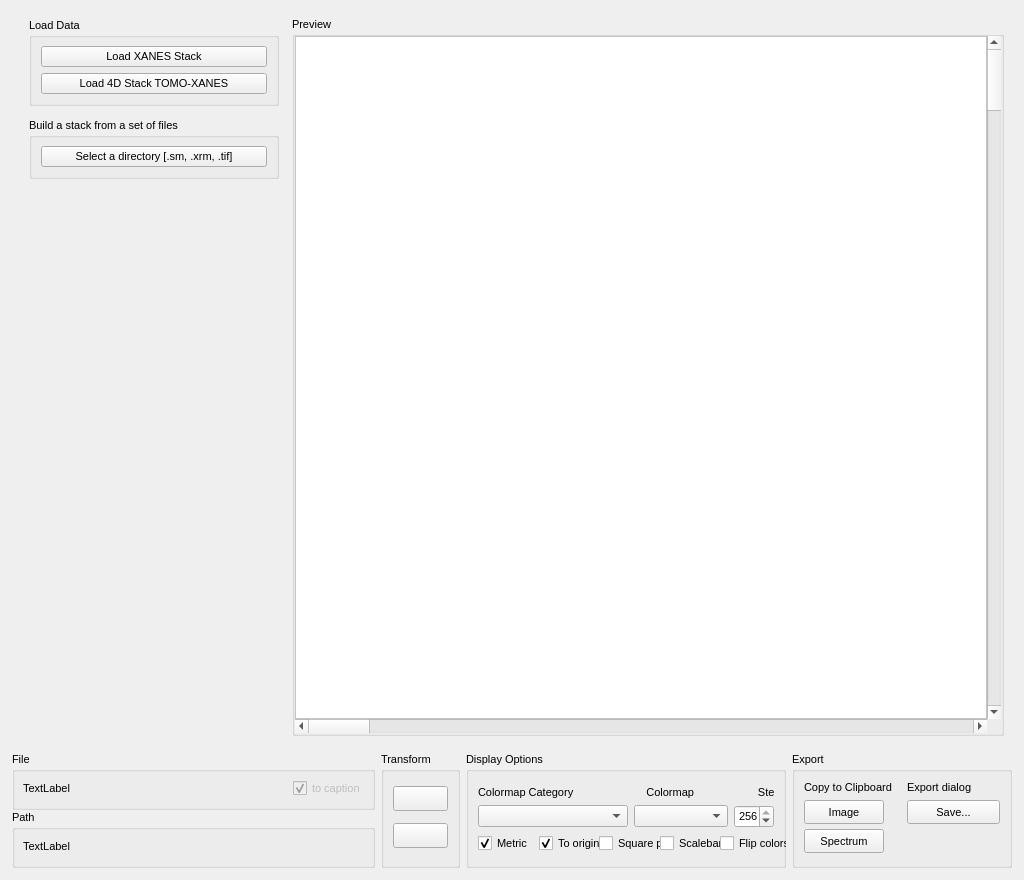
<?xml version="1.0" encoding="UTF-8"?>
<ui version="4.0">
 <class>Form</class>
 <widget class="QWidget" name="Form">
  <property name="geometry">
   <rect>
    <x>0</x>
    <y>0</y>
    <width>1024</width>
    <height>880</height>
   </rect>
  </property>
  <property name="sizePolicy">
   <sizepolicy hsizetype="Maximum" vsizetype="Maximum">
    <horstretch>0</horstretch>
    <verstretch>0</verstretch>
   </sizepolicy>
  </property>
  <property name="windowTitle">
   <string>Form</string>
  </property>
  <layout class="QVBoxLayout" name="verticalLayout">
   <item>
    <widget class="QFrame" name="frame">
     <property name="sizePolicy">
      <sizepolicy hsizetype="Preferred" vsizetype="MinimumExpanding">
       <horstretch>0</horstretch>
       <verstretch>0</verstretch>
      </sizepolicy>
     </property>
     <layout class="QHBoxLayout" name="horizontalLayout">
      <property name="spacing">
       <number>12</number>
      </property>
      <property name="topMargin">
       <number>6</number>
      </property>
      <item>
       <widget class="QFrame" name="verticalFrame">
        <property name="sizePolicy">
         <sizepolicy hsizetype="Maximum" vsizetype="Preferred">
          <horstretch>0</horstretch>
          <verstretch>0</verstretch>
         </sizepolicy>
        </property>
        <property name="minimumSize">
         <size>
          <width>260</width>
          <height>0</height>
         </size>
        </property>
        <property name="font">
         <font>
          <family>Ubuntu</family>
          <pointsize>8</pointsize>
         </font>
        </property>
        <layout class="QVBoxLayout" name="verticalLayout_2">
         <property name="spacing">
          <number>12</number>
         </property>
         <property name="sizeConstraint">
          <enum>QLayout::SetDefaultConstraint</enum>
         </property>
         <property name="topMargin">
          <number>1</number>
         </property>
         <property name="rightMargin">
          <number>1</number>
         </property>
         <property name="bottomMargin">
          <number>1</number>
         </property>
         <item>
          <widget class="QGroupBox" name="groupBox">
           <property name="minimumSize">
            <size>
             <width>250</width>
             <height>0</height>
            </size>
           </property>
           <property name="maximumSize">
            <size>
             <width>250</width>
             <height>16777215</height>
            </size>
           </property>
           <property name="font">
            <font>
             <family>Ubuntu</family>
             <pointsize>8</pointsize>
            </font>
           </property>
           <property name="title">
            <string>Load Data</string>
           </property>
           <layout class="QVBoxLayout" name="verticalLayout_5">
            <property name="sizeConstraint">
             <enum>QLayout::SetMinimumSize</enum>
            </property>
            <item>
             <widget class="QPushButton" name="button_multiload">
              <property name="font">
               <font>
                <family>Ubuntu</family>
                <pointsize>8</pointsize>
               </font>
              </property>
              <property name="text">
               <string>Load XANES Stack</string>
              </property>
             </widget>
            </item>
            <item>
             <widget class="QPushButton" name="button_4d">
              <property name="font">
               <font>
                <family>Ubuntu</family>
                <pointsize>8</pointsize>
               </font>
              </property>
              <property name="text">
               <string>Load 4D Stack TOMO-XANES</string>
              </property>
             </widget>
            </item>
           </layout>
          </widget>
         </item>
         <item>
          <widget class="QGroupBox" name="groupBox_3">
           <property name="minimumSize">
            <size>
             <width>250</width>
             <height>0</height>
            </size>
           </property>
           <property name="maximumSize">
            <size>
             <width>250</width>
             <height>16777215</height>
            </size>
           </property>
           <property name="font">
            <font>
             <family>Ubuntu</family>
             <pointsize>8</pointsize>
            </font>
           </property>
           <property name="title">
            <string>Build a stack from a set of files</string>
           </property>
           <layout class="QVBoxLayout" name="verticalLayout_6">
            <property name="sizeConstraint">
             <enum>QLayout::SetMinimumSize</enum>
            </property>
            <item>
             <widget class="QPushButton" name="button_sm">
              <property name="sizePolicy">
               <sizepolicy hsizetype="Minimum" vsizetype="Maximum">
                <horstretch>0</horstretch>
                <verstretch>0</verstretch>
               </sizepolicy>
              </property>
              <property name="font">
               <font>
                <family>Ubuntu</family>
                <pointsize>8</pointsize>
               </font>
              </property>
              <property name="text">
               <string>Select a directory [.sm, .xrm, .tif]</string>
              </property>
             </widget>
            </item>
           </layout>
          </widget>
         </item>
         <item>
          <spacer name="verticalSpacer">
           <property name="font">
            <font>
             <family>Ubuntu</family>
             <pointsize>8</pointsize>
            </font>
           </property>
           <property name="orientation">
            <enum>Qt::Vertical</enum>
           </property>
           <property name="sizeHint" stdset="0">
            <size>
             <width>20</width>
             <height>40</height>
            </size>
           </property>
          </spacer>
         </item>
        </layout>
       </widget>
      </item>
      <item>
       <widget class="QGroupBox" name="tc_imageeng">
        <property name="sizePolicy">
         <sizepolicy hsizetype="MinimumExpanding" vsizetype="MinimumExpanding">
          <horstretch>0</horstretch>
          <verstretch>0</verstretch>
         </sizepolicy>
        </property>
        <property name="font">
         <font>
          <family>Ubuntu</family>
          <pointsize>8</pointsize>
         </font>
        </property>
        <property name="title">
         <string>Preview</string>
        </property>
        <layout class="QHBoxLayout" name="horizontalLayout_3">
         <property name="spacing">
          <number>0</number>
         </property>
         <property name="leftMargin">
          <number>0</number>
         </property>
         <property name="topMargin">
          <number>0</number>
         </property>
         <property name="rightMargin">
          <number>0</number>
         </property>
         <property name="bottomMargin">
          <number>0</number>
         </property>
         <item>
          <layout class="QGridLayout" name="gridLayout_2" columnstretch="0,0" columnminimumwidth="0,0">
           <property name="sizeConstraint">
            <enum>QLayout::SetDefaultConstraint</enum>
           </property>
           <property name="leftMargin">
            <number>0</number>
           </property>
           <property name="rightMargin">
            <number>0</number>
           </property>
           <property name="spacing">
            <number>0</number>
           </property>
           <item row="0" column="0">
            <widget class="GraphicsLayoutWidget" name="canvas">
             <property name="sizePolicy">
              <sizepolicy hsizetype="Expanding" vsizetype="Expanding">
               <horstretch>0</horstretch>
               <verstretch>0</verstretch>
              </sizepolicy>
             </property>
             <property name="font">
              <font>
               <family>Ubuntu</family>
               <pointsize>8</pointsize>
              </font>
             </property>
             <property name="styleSheet">
              <string notr="true">background: white</string>
             </property>
            </widget>
           </item>
           <item row="0" column="1">
            <widget class="QScrollBar" name="slider_eng">
             <property name="sizePolicy">
              <sizepolicy hsizetype="Fixed" vsizetype="Minimum">
               <horstretch>0</horstretch>
               <verstretch>0</verstretch>
              </sizepolicy>
             </property>
             <property name="minimumSize">
              <size>
               <width>0</width>
               <height>0</height>
              </size>
             </property>
             <property name="baseSize">
              <size>
               <width>0</width>
               <height>0</height>
              </size>
             </property>
             <property name="font">
              <font>
               <family>Ubuntu</family>
               <pointsize>8</pointsize>
               <kerning>false</kerning>
              </font>
             </property>
             <property name="orientation">
              <enum>Qt::Vertical</enum>
             </property>
             <property name="invertedAppearance">
              <bool>false</bool>
             </property>
            </widget>
           </item>
           <item row="1" column="0">
            <widget class="QScrollBar" name="slider_theta">
             <property name="font">
              <font>
               <family>Ubuntu</family>
               <pointsize>8</pointsize>
              </font>
             </property>
             <property name="orientation">
              <enum>Qt::Horizontal</enum>
             </property>
            </widget>
           </item>
          </layout>
         </item>
        </layout>
       </widget>
      </item>
     </layout>
    </widget>
   </item>
   <item>
    <widget class="QFrame" name="frame">
     <property name="sizePolicy">
      <sizepolicy hsizetype="Preferred" vsizetype="Maximum">
       <horstretch>0</horstretch>
       <verstretch>0</verstretch>
      </sizepolicy>
     </property>
     <layout class="QHBoxLayout" name="horizontalLayout_5">
      <property name="spacing">
       <number>6</number>
      </property>
      <property name="leftMargin">
       <number>1</number>
      </property>
      <property name="topMargin">
       <number>1</number>
      </property>
      <property name="rightMargin">
       <number>1</number>
      </property>
      <property name="bottomMargin">
       <number>1</number>
      </property>
      <item>
       <layout class="QVBoxLayout" name="verticalLayout_4">
        <property name="spacing">
         <number>0</number>
        </property>
        <property name="sizeConstraint">
         <enum>QLayout::SetDefaultConstraint</enum>
        </property>
        <property name="topMargin">
         <number>0</number>
        </property>
        <property name="rightMargin">
         <number>0</number>
        </property>
        <item>
         <widget class="QGroupBox" name="groupBox_5">
          <property name="sizePolicy">
           <sizepolicy hsizetype="MinimumExpanding" vsizetype="Maximum">
            <horstretch>0</horstretch>
            <verstretch>0</verstretch>
           </sizepolicy>
          </property>
          <property name="maximumSize">
           <size>
            <width>16777215</width>
            <height>70</height>
           </size>
          </property>
          <property name="font">
           <font>
            <family>Ubuntu</family>
            <pointsize>8</pointsize>
           </font>
          </property>
          <property name="title">
           <string>File</string>
          </property>
          <layout class="QVBoxLayout" name="verticalLayout_8">
           <property name="spacing">
            <number>0</number>
           </property>
           <property name="leftMargin">
            <number>8</number>
           </property>
           <property name="topMargin">
            <number>0</number>
           </property>
           <property name="rightMargin">
            <number>6</number>
           </property>
           <property name="bottomMargin">
            <number>0</number>
           </property>
           <item>
            <layout class="QHBoxLayout" name="horizontalLayout_7">
             <property name="spacing">
              <number>0</number>
             </property>
             <item>
              <widget class="QLabel" name="tc_file">
               <property name="font">
                <font>
                 <family>Ubuntu</family>
                 <pointsize>8</pointsize>
                </font>
               </property>
               <property name="cursor">
                <cursorShape>IBeamCursor</cursorShape>
               </property>
               <property name="text">
                <string>TextLabel</string>
               </property>
               <property name="textInteractionFlags">
                <set>Qt::TextSelectableByKeyboard|Qt::TextSelectableByMouse</set>
               </property>
              </widget>
             </item>
             <item>
              <spacer name="horizontalSpacer">
               <property name="orientation">
                <enum>Qt::Horizontal</enum>
               </property>
               <property name="sizeHint" stdset="0">
                <size>
                 <width>40</width>
                 <height>20</height>
                </size>
               </property>
              </spacer>
             </item>
             <item>
              <widget class="QCheckBox" name="FnOverlayCheckBox">
               <property name="enabled">
                <bool>false</bool>
               </property>
               <property name="text">
                <string>to caption</string>
               </property>
               <property name="checked">
                <bool>true</bool>
               </property>
              </widget>
             </item>
            </layout>
           </item>
          </layout>
         </widget>
        </item>
        <item>
         <widget class="QGroupBox" name="groupBox_4">
          <property name="sizePolicy">
           <sizepolicy hsizetype="MinimumExpanding" vsizetype="Maximum">
            <horstretch>0</horstretch>
            <verstretch>0</verstretch>
           </sizepolicy>
          </property>
          <property name="maximumSize">
           <size>
            <width>16777215</width>
            <height>70</height>
           </size>
          </property>
          <property name="font">
           <font>
            <family>Ubuntu</family>
            <pointsize>8</pointsize>
           </font>
          </property>
          <property name="title">
           <string>Path</string>
          </property>
          <layout class="QVBoxLayout" name="verticalLayout_9">
           <property name="spacing">
            <number>0</number>
           </property>
           <property name="leftMargin">
            <number>8</number>
           </property>
           <property name="topMargin">
            <number>0</number>
           </property>
           <property name="rightMargin">
            <number>6</number>
           </property>
           <property name="bottomMargin">
            <number>0</number>
           </property>
           <item>
            <widget class="QLabel" name="tc_path">
             <property name="enabled">
              <bool>true</bool>
             </property>
             <property name="minimumSize">
              <size>
               <width>0</width>
               <height>25</height>
              </size>
             </property>
             <property name="font">
              <font>
               <family>Ubuntu</family>
               <pointsize>8</pointsize>
              </font>
             </property>
             <property name="cursor">
              <cursorShape>IBeamCursor</cursorShape>
             </property>
             <property name="text">
              <string>TextLabel</string>
             </property>
             <property name="textInteractionFlags">
              <set>Qt::TextSelectableByKeyboard|Qt::TextSelectableByMouse</set>
             </property>
            </widget>
           </item>
          </layout>
         </widget>
        </item>
       </layout>
      </item>
      <item>
       <widget class="QGroupBox" name="groupBox_6">
        <property name="sizePolicy">
         <sizepolicy hsizetype="Maximum" vsizetype="Preferred">
          <horstretch>0</horstretch>
          <verstretch>0</verstretch>
         </sizepolicy>
        </property>
        <property name="maximumSize">
         <size>
          <width>16777215</width>
          <height>150</height>
         </size>
        </property>
        <property name="font">
         <font>
          <family>Ubuntu</family>
          <pointsize>8</pointsize>
         </font>
        </property>
        <property name="title">
         <string>Transform</string>
        </property>
        <layout class="QVBoxLayout" name="verticalLayout_7">
         <item>
          <widget class="QPushButton" name="pb_rotate">
           <property name="sizePolicy">
            <sizepolicy hsizetype="Minimum" vsizetype="Fixed">
             <horstretch>0</horstretch>
             <verstretch>0</verstretch>
            </sizepolicy>
           </property>
           <property name="maximumSize">
            <size>
             <width>60</width>
             <height>25</height>
            </size>
           </property>
           <property name="layoutDirection">
            <enum>Qt::LeftToRight</enum>
           </property>
           <property name="text">
            <string/>
           </property>
           <property name="icon">
            <iconset>
             <normaloff>images/rotate.png</normaloff>images/rotate.png</iconset>
           </property>
           <property name="iconSize">
            <size>
             <width>16</width>
             <height>16</height>
            </size>
           </property>
          </widget>
         </item>
         <item>
          <widget class="QPushButton" name="pb_mirror">
           <property name="maximumSize">
            <size>
             <width>60</width>
             <height>25</height>
            </size>
           </property>
           <property name="autoFillBackground">
            <bool>false</bool>
           </property>
           <property name="text">
            <string/>
           </property>
           <property name="icon">
            <iconset>
             <normaloff>images/mirror.png</normaloff>images/mirror.png</iconset>
           </property>
           <property name="iconSize">
            <size>
             <width>16</width>
             <height>16</height>
            </size>
           </property>
          </widget>
         </item>
        </layout>
       </widget>
      </item>
      <item>
       <widget class="QGroupBox" name="DisplayOptions">
        <property name="sizePolicy">
         <sizepolicy hsizetype="MinimumExpanding" vsizetype="Preferred">
          <horstretch>0</horstretch>
          <verstretch>0</verstretch>
         </sizepolicy>
        </property>
        <property name="minimumSize">
         <size>
          <width>320</width>
          <height>116</height>
         </size>
        </property>
        <property name="maximumSize">
         <size>
          <width>320</width>
          <height>116</height>
         </size>
        </property>
        <property name="font">
         <font>
          <family>Ubuntu</family>
          <pointsize>8</pointsize>
         </font>
        </property>
        <property name="title">
         <string>Display Options</string>
        </property>
        <layout class="QHBoxLayout" name="horizontalLayout_2">
         <property name="topMargin">
          <number>9</number>
         </property>
         <property name="rightMargin">
          <number>9</number>
         </property>
         <property name="bottomMargin">
          <number>9</number>
         </property>
         <item>
          <layout class="QVBoxLayout" name="verticalLayout_3">
           <property name="spacing">
            <number>0</number>
           </property>
           <property name="bottomMargin">
            <number>0</number>
           </property>
           <item>
            <widget class="QLabel" name="label">
             <property name="sizePolicy">
              <sizepolicy hsizetype="Preferred" vsizetype="Preferred">
               <horstretch>0</horstretch>
               <verstretch>0</verstretch>
              </sizepolicy>
             </property>
             <property name="minimumSize">
              <size>
               <width>0</width>
               <height>23</height>
              </size>
             </property>
             <property name="maximumSize">
              <size>
               <width>16777215</width>
               <height>23</height>
              </size>
             </property>
             <property name="font">
              <font>
               <family>Ubuntu</family>
               <pointsize>8</pointsize>
              </font>
             </property>
             <property name="text">
              <string>Colormap Category                        Colormap                     Steps</string>
             </property>
            </widget>
           </item>
           <item>
            <layout class="QHBoxLayout" name="horizontalLayout_4">
             <property name="spacing">
              <number>6</number>
             </property>
             <item>
              <widget class="QComboBox" name="CMCatBox">
               <property name="sizePolicy">
                <sizepolicy hsizetype="Preferred" vsizetype="Fixed">
                 <horstretch>0</horstretch>
                 <verstretch>0</verstretch>
                </sizepolicy>
               </property>
               <property name="minimumSize">
                <size>
                 <width>150</width>
                 <height>0</height>
                </size>
               </property>
               <property name="maximumSize">
                <size>
                 <width>150</width>
                 <height>16777215</height>
                </size>
               </property>
               <property name="font">
                <font>
                 <family>Ubuntu</family>
                 <pointsize>8</pointsize>
                </font>
               </property>
              </widget>
             </item>
             <item>
              <widget class="QComboBox" name="CMMapBox">
               <property name="font">
                <font>
                 <family>Ubuntu</family>
                 <pointsize>8</pointsize>
                </font>
               </property>
              </widget>
             </item>
             <item>
              <widget class="QSpinBox" name="StepSpin">
               <property name="maximumSize">
                <size>
                 <width>40</width>
                 <height>16777215</height>
                </size>
               </property>
               <property name="font">
                <font>
                 <family>Ubuntu</family>
                 <pointsize>8</pointsize>
                </font>
               </property>
               <property name="minimum">
                <number>2</number>
               </property>
               <property name="maximum">
                <number>256</number>
               </property>
               <property name="value">
                <number>256</number>
               </property>
               <property name="displayIntegerBase">
                <number>10</number>
               </property>
              </widget>
             </item>
            </layout>
           </item>
           <item>
            <layout class="QHBoxLayout" name="horizontalLayout_6" stretch="0,0,0,0,0,0">
             <property name="spacing">
              <number>6</number>
             </property>
             <property name="topMargin">
              <number>5</number>
             </property>
             <item>
              <widget class="QCheckBox" name="MetricCheckBox">
               <property name="minimumSize">
                <size>
                 <width>60</width>
                 <height>0</height>
                </size>
               </property>
               <property name="maximumSize">
                <size>
                 <width>60</width>
                 <height>16777215</height>
                </size>
               </property>
               <property name="font">
                <font>
                 <family>Ubuntu</family>
                 <pointsize>8</pointsize>
                </font>
               </property>
               <property name="text">
                <string>Metric</string>
               </property>
               <property name="checked">
                <bool>true</bool>
               </property>
              </widget>
             </item>
             <item>
              <widget class="QCheckBox" name="ZeroOriginCheckBox">
               <property name="minimumSize">
                <size>
                 <width>70</width>
                 <height>0</height>
                </size>
               </property>
               <property name="maximumSize">
                <size>
                 <width>70</width>
                 <height>16777215</height>
                </size>
               </property>
               <property name="font">
                <font>
                 <family>Ubuntu</family>
                 <pointsize>8</pointsize>
                </font>
               </property>
               <property name="text">
                <string>To origin</string>
               </property>
               <property name="checked">
                <bool>true</bool>
               </property>
              </widget>
             </item>
             <item>
              <widget class="QCheckBox" name="SquarePxCheckBox">
               <property name="minimumSize">
                <size>
                 <width>70</width>
                 <height>0</height>
                </size>
               </property>
               <property name="maximumSize">
                <size>
                 <width>70</width>
                 <height>16777215</height>
                </size>
               </property>
               <property name="font">
                <font>
                 <family>Ubuntu</family>
                 <pointsize>8</pointsize>
                </font>
               </property>
               <property name="autoFillBackground">
                <bool>false</bool>
               </property>
               <property name="text">
                <string>Square px</string>
               </property>
               <property name="checkable">
                <bool>true</bool>
               </property>
               <property name="checked">
                <bool>false</bool>
               </property>
               <property name="autoRepeat">
                <bool>false</bool>
               </property>
               <property name="autoExclusive">
                <bool>false</bool>
               </property>
               <property name="tristate">
                <bool>false</bool>
               </property>
              </widget>
             </item>
             <item>
              <widget class="QCheckBox" name="ScalebarCheckBox">
               <property name="enabled">
                <bool>true</bool>
               </property>
               <property name="minimumSize">
                <size>
                 <width>70</width>
                 <height>0</height>
                </size>
               </property>
               <property name="maximumSize">
                <size>
                 <width>70</width>
                 <height>16777215</height>
                </size>
               </property>
               <property name="text">
                <string>Scalebar</string>
               </property>
              </widget>
             </item>
             <item>
              <spacer name="horizontalSpacer_2">
               <property name="orientation">
                <enum>Qt::Horizontal</enum>
               </property>
               <property name="sizeHint" stdset="0">
                <size>
                 <width>40</width>
                 <height>20</height>
                </size>
               </property>
              </spacer>
             </item>
             <item>
              <widget class="QCheckBox" name="ColorFlipCheckBox">
               <property name="minimumSize">
                <size>
                 <width>70</width>
                 <height>0</height>
                </size>
               </property>
               <property name="maximumSize">
                <size>
                 <width>70</width>
                 <height>16777215</height>
                </size>
               </property>
               <property name="text">
                <string>Flip colors</string>
               </property>
              </widget>
             </item>
            </layout>
           </item>
          </layout>
         </item>
        </layout>
       </widget>
      </item>
      <item>
       <widget class="QGroupBox" name="groupBox_2">
        <property name="enabled">
         <bool>true</bool>
        </property>
        <property name="sizePolicy">
         <sizepolicy hsizetype="MinimumExpanding" vsizetype="Preferred">
          <horstretch>0</horstretch>
          <verstretch>0</verstretch>
         </sizepolicy>
        </property>
        <property name="minimumSize">
         <size>
          <width>220</width>
          <height>116</height>
         </size>
        </property>
        <property name="maximumSize">
         <size>
          <width>220</width>
          <height>116</height>
         </size>
        </property>
        <property name="font">
         <font>
          <family>Ubuntu</family>
          <pointsize>8</pointsize>
         </font>
        </property>
        <property name="title">
         <string>Export</string>
        </property>
        <layout class="QVBoxLayout" name="verticalLayout_10">
         <item>
          <layout class="QGridLayout" name="gridLayout" rowstretch="0,0,0" columnstretch="0,0">
           <property name="sizeConstraint">
            <enum>QLayout::SetDefaultConstraint</enum>
           </property>
           <property name="leftMargin">
            <number>0</number>
           </property>
           <property name="horizontalSpacing">
            <number>15</number>
           </property>
           <property name="verticalSpacing">
            <number>5</number>
           </property>
           <item row="1" column="1">
            <widget class="QPushButton" name="button_save">
             <property name="minimumSize">
              <size>
               <width>0</width>
               <height>24</height>
              </size>
             </property>
             <property name="text">
              <string>Save...</string>
             </property>
            </widget>
           </item>
           <item row="1" column="0">
            <widget class="QPushButton" name="pb_copy_img">
             <property name="enabled">
              <bool>true</bool>
             </property>
             <property name="sizePolicy">
              <sizepolicy hsizetype="Maximum" vsizetype="Maximum">
               <horstretch>0</horstretch>
               <verstretch>0</verstretch>
              </sizepolicy>
             </property>
             <property name="minimumSize">
              <size>
               <width>0</width>
               <height>24</height>
              </size>
             </property>
             <property name="text">
              <string>Image</string>
             </property>
             <property name="checkable">
              <bool>false</bool>
             </property>
            </widget>
           </item>
           <item row="0" column="0">
            <widget class="QLabel" name="label_2">
             <property name="sizePolicy">
              <sizepolicy hsizetype="Maximum" vsizetype="Maximum">
               <horstretch>0</horstretch>
               <verstretch>0</verstretch>
              </sizepolicy>
             </property>
             <property name="minimumSize">
              <size>
               <width>0</width>
               <height>15</height>
              </size>
             </property>
             <property name="text">
              <string>Copy to Clipboard</string>
             </property>
             <property name="alignment">
              <set>Qt::AlignLeading|Qt::AlignLeft|Qt::AlignVCenter</set>
             </property>
            </widget>
           </item>
           <item row="0" column="1">
            <widget class="QLabel" name="label_3">
             <property name="text">
              <string>Export dialog</string>
             </property>
            </widget>
           </item>
           <item row="2" column="0">
            <widget class="QPushButton" name="pb_copy_specimg">
             <property name="enabled">
              <bool>true</bool>
             </property>
             <property name="sizePolicy">
              <sizepolicy hsizetype="Maximum" vsizetype="Maximum">
               <horstretch>0</horstretch>
               <verstretch>0</verstretch>
              </sizepolicy>
             </property>
             <property name="minimumSize">
              <size>
               <width>0</width>
               <height>24</height>
              </size>
             </property>
             <property name="text">
              <string>Spectrum</string>
             </property>
            </widget>
           </item>
          </layout>
         </item>
         <item>
          <spacer name="verticalSpacer_2">
           <property name="orientation">
            <enum>Qt::Vertical</enum>
           </property>
           <property name="sizeHint" stdset="0">
            <size>
             <width>20</width>
             <height>40</height>
            </size>
           </property>
          </spacer>
         </item>
        </layout>
       </widget>
      </item>
     </layout>
    </widget>
   </item>
  </layout>
 </widget>
 <customwidgets>
  <customwidget>
   <class>GraphicsLayoutWidget</class>
   <extends>QGraphicsView</extends>
   <header location="global">pyqtgraph</header>
  </customwidget>
 </customwidgets>
 <resources/>
 <connections/>
</ui>
